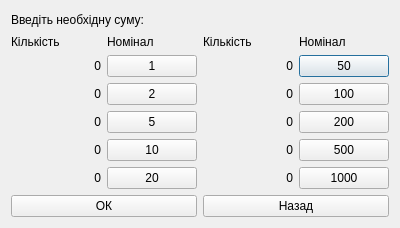
<?xml version="1.0" encoding="UTF-8"?>
<ui version="4.0">
 <class>MoneyWindow</class>
 <widget class="QDialog" name="MoneyWindow">
  <property name="geometry">
   <rect>
    <x>0</x>
    <y>0</y>
    <width>400</width>
    <height>228</height>
   </rect>
  </property>
  <property name="windowTitle">
   <string>Dialog</string>
  </property>
  <layout class="QVBoxLayout" name="verticalLayout">
   <item>
    <widget class="QLabel" name="enterSumLabel">
     <property name="text">
      <string>Введіть необхідну суму:</string>
     </property>
    </widget>
   </item>
   <item>
    <layout class="QGridLayout" name="gridLayout">
     <item row="3" column="1">
      <widget class="QLabel" name="twoCountLabel">
       <property name="text">
        <string>0</string>
       </property>
       <property name="alignment">
        <set>Qt::AlignRight|Qt::AlignTrailing|Qt::AlignVCenter</set>
       </property>
      </widget>
     </item>
     <item row="2" column="3">
      <widget class="QLabel" name="fiftyCountLabel">
       <property name="text">
        <string>0</string>
       </property>
       <property name="alignment">
        <set>Qt::AlignRight|Qt::AlignTrailing|Qt::AlignVCenter</set>
       </property>
      </widget>
     </item>
     <item row="2" column="4">
      <widget class="QPushButton" name="fiftyButton">
       <property name="text">
        <string>50</string>
       </property>
      </widget>
     </item>
     <item row="0" column="1">
      <widget class="QLabel" name="count1InfoLabel">
       <property name="text">
        <string>Кількість</string>
       </property>
      </widget>
     </item>
     <item row="6" column="1">
      <widget class="QLabel" name="twentyCountLabel">
       <property name="text">
        <string>0</string>
       </property>
       <property name="alignment">
        <set>Qt::AlignRight|Qt::AlignTrailing|Qt::AlignVCenter</set>
       </property>
      </widget>
     </item>
     <item row="0" column="3">
      <widget class="QLabel" name="count2InfoLabel">
       <property name="text">
        <string>Кількість</string>
       </property>
      </widget>
     </item>
     <item row="2" column="2">
      <widget class="QPushButton" name="oneButton">
       <property name="text">
        <string>1</string>
       </property>
      </widget>
     </item>
     <item row="4" column="4">
      <widget class="QPushButton" name="twohButton">
       <property name="text">
        <string>200</string>
       </property>
      </widget>
     </item>
     <item row="5" column="1">
      <widget class="QLabel" name="tenCountLabel">
       <property name="text">
        <string>0</string>
       </property>
       <property name="alignment">
        <set>Qt::AlignRight|Qt::AlignTrailing|Qt::AlignVCenter</set>
       </property>
      </widget>
     </item>
     <item row="3" column="4">
      <widget class="QPushButton" name="hButton">
       <property name="text">
        <string>100</string>
       </property>
      </widget>
     </item>
     <item row="6" column="4">
      <widget class="QPushButton" name="thousandButton">
       <property name="text">
        <string>1000</string>
       </property>
      </widget>
     </item>
     <item row="2" column="1">
      <widget class="QLabel" name="oneCountLabel">
       <property name="text">
        <string>0</string>
       </property>
       <property name="alignment">
        <set>Qt::AlignRight|Qt::AlignTrailing|Qt::AlignVCenter</set>
       </property>
      </widget>
     </item>
     <item row="0" column="4">
      <widget class="QLabel" name="value2Label">
       <property name="text">
        <string>Номінал</string>
       </property>
      </widget>
     </item>
     <item row="3" column="3">
      <widget class="QLabel" name="hCountLabel">
       <property name="text">
        <string>0</string>
       </property>
       <property name="alignment">
        <set>Qt::AlignRight|Qt::AlignTrailing|Qt::AlignVCenter</set>
       </property>
      </widget>
     </item>
     <item row="3" column="2">
      <widget class="QPushButton" name="twoButton">
       <property name="text">
        <string>2</string>
       </property>
      </widget>
     </item>
     <item row="6" column="2">
      <widget class="QPushButton" name="twentyButton">
       <property name="text">
        <string>20</string>
       </property>
      </widget>
     </item>
     <item row="5" column="2">
      <widget class="QPushButton" name="tenButton">
       <property name="text">
        <string>10</string>
       </property>
      </widget>
     </item>
     <item row="5" column="3">
      <widget class="QLabel" name="fivehCountLabel">
       <property name="text">
        <string>0</string>
       </property>
       <property name="alignment">
        <set>Qt::AlignRight|Qt::AlignTrailing|Qt::AlignVCenter</set>
       </property>
      </widget>
     </item>
     <item row="5" column="4">
      <widget class="QPushButton" name="fivehButton">
       <property name="text">
        <string>500</string>
       </property>
      </widget>
     </item>
     <item row="6" column="3">
      <widget class="QLabel" name="thousandCountLabel">
       <property name="text">
        <string>0</string>
       </property>
       <property name="alignment">
        <set>Qt::AlignRight|Qt::AlignTrailing|Qt::AlignVCenter</set>
       </property>
      </widget>
     </item>
     <item row="4" column="1">
      <widget class="QLabel" name="fiveCountLabel">
       <property name="text">
        <string>0</string>
       </property>
       <property name="alignment">
        <set>Qt::AlignRight|Qt::AlignTrailing|Qt::AlignVCenter</set>
       </property>
      </widget>
     </item>
     <item row="0" column="2">
      <widget class="QLabel" name="value1Label">
       <property name="text">
        <string>Номінал</string>
       </property>
      </widget>
     </item>
     <item row="4" column="3">
      <widget class="QLabel" name="twohCountLabel">
       <property name="text">
        <string>0</string>
       </property>
       <property name="alignment">
        <set>Qt::AlignRight|Qt::AlignTrailing|Qt::AlignVCenter</set>
       </property>
      </widget>
     </item>
     <item row="4" column="2">
      <widget class="QPushButton" name="fiveButton">
       <property name="text">
        <string>5</string>
       </property>
      </widget>
     </item>
    </layout>
   </item>
   <item>
    <layout class="QHBoxLayout" name="horizontalLayout">
     <item>
      <widget class="QPushButton" name="okButton">
       <property name="text">
        <string>ОК</string>
       </property>
      </widget>
     </item>
     <item>
      <widget class="QPushButton" name="cancelButton">
       <property name="text">
        <string>Назад</string>
       </property>
      </widget>
     </item>
    </layout>
   </item>
  </layout>
 </widget>
 <resources/>
 <connections/>
</ui>
